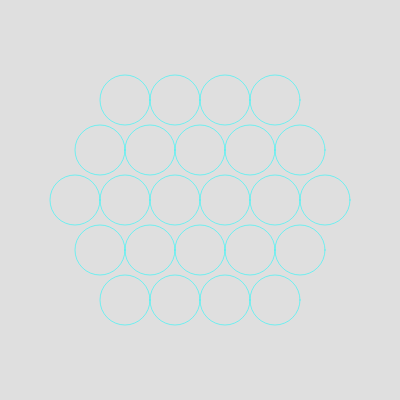
Frame 1 (no input)
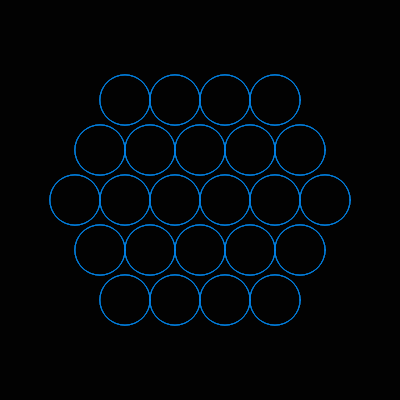
Frame 60 (no input)
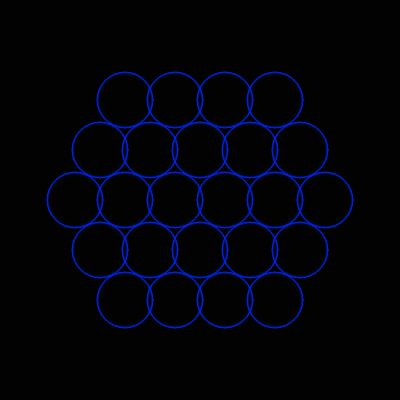
Frame 120 (the mouse pressed at the canvas centre since frame 60)

The p5.js sketch that drew these frames (run headless with seeded random() and noise() and a simulated clock; from frame 60 on, the mouse is pressed at the canvas centre):

// p5.js sketch
// ── sketch.js

function setup() {
  createCanvas(400, 400);
}

function draw() {
  colorMode(HSB, 360, 100, 100, 255);
  background(0, 32);
  translate(width / 2, height / 2);
  let d = 50;
  noFill();
  stroke(sin(frameCount*0.005)*90+180, 100, 100, 128);
  // rotate(cos(tan(frameCount * 0.005)))
  for (let j = 0; j < 3; j++) {
    let circleCount = 5 - j;
    for (let i = 0; i <= circleCount; i++) {
      circle(
        (-circleCount / 2) * d + i * d,
        d * j,
        d + (cos(PI * cos(frameCount * 0.005)) * 0.5 + 0.5) * d * 1.618
      );
      if (j !== 0) {
        circle(
          (-circleCount / 2) * d + i * d,
          -d * j,
          d + (cos(PI * cos(frameCount * 0.005)) * 0.5 + 0.5) * d * 1.618
        );
      }
    }
  }
}
